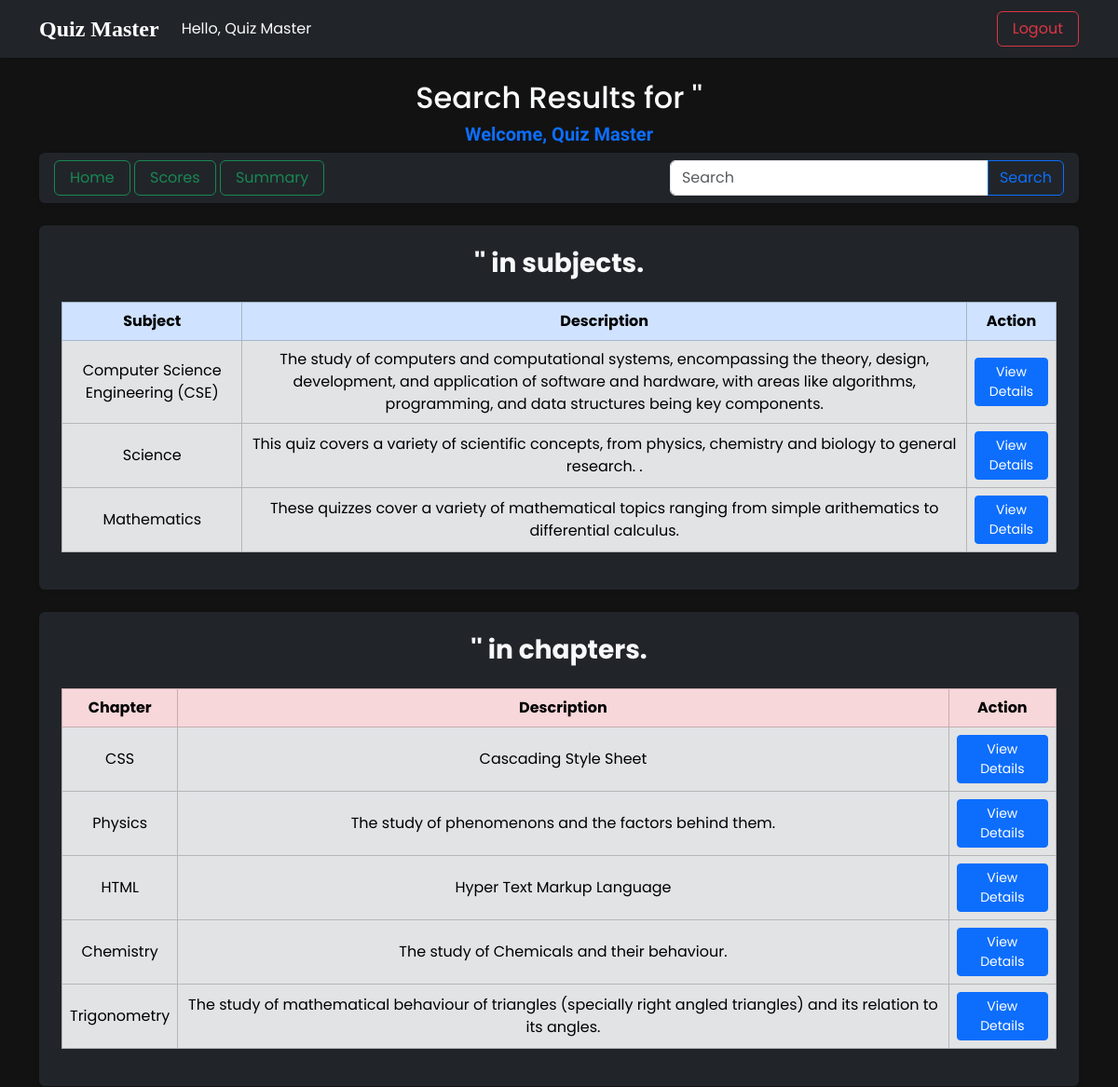
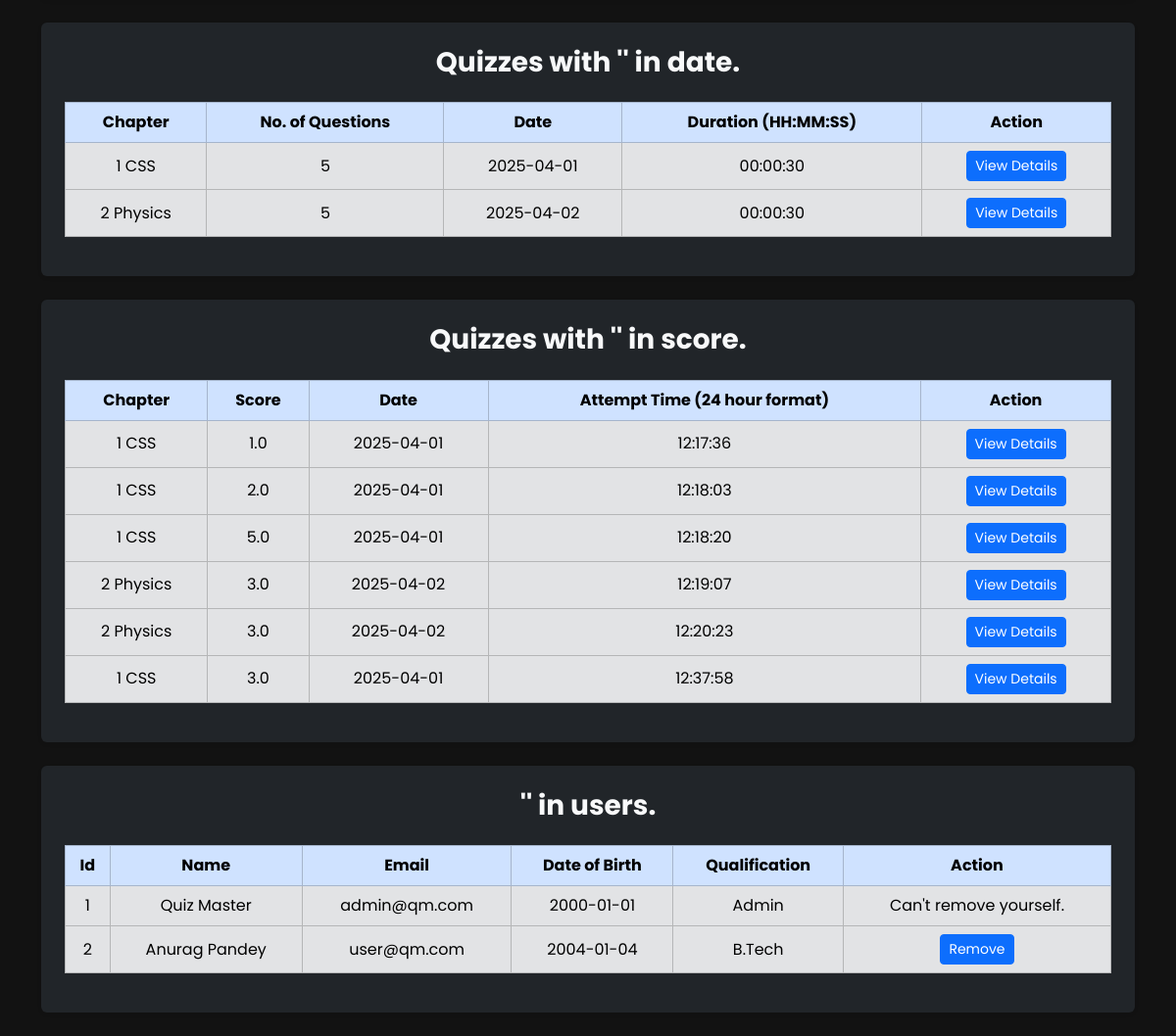
Page /search (signed in) on the committed database (2 pictures, top to bottom).
### applications/models.py (models this page shows)
class User(db.Model):
    id = db.Column(db.Integer, primary_key=True, autoincrement=True)
    email = db.Column(db.String(50), unique=True, nullable=False)
    password = db.Column(db.String(50), nullable=False)
    name = db.Column(db.String(100), nullable=False)
    qualifications = db.Column(db.String(100), nullable=False)
    dob = db.Column(db.Date, nullable=False)
    roles = db.relationship('Role', secondary='user_roles')
    scores = db.relationship('Score', backref='user', cascade="all, delete-orphan")
    user_attempts = db.relationship('UserAttempt', backref='user', cascade="all, delete-orphan")

class Subject(db.Model):
    id = db.Column(db.Integer, primary_key=True, autoincrement=True)
    name = db.Column(db.String(100), nullable=False, unique=True)
    description = db.Column(db.Text, nullable=True)
    chapters = db.relationship('Chapter', backref='subject', cascade="all, delete-orphan")

class Chapter(db.Model):
    id = db.Column(db.Integer, primary_key=True, autoincrement=True)
    name = db.Column(db.String(100), nullable=False, unique=True)
    description = db.Column(db.Text, nullable=True)
    subject_id = db.Column(db.Integer, db.ForeignKey('subject.id'), nullable=False)
    quizzes = db.relationship('Quiz', backref='chapter', cascade="all, delete")

class Quiz(db.Model):
    id = db.Column(db.Integer, primary_key=True, autoincrement=True)
    chapter_id = db.Column(db.Integer, db.ForeignKey('chapter.id', ondelete="CASCADE"), unique=True, nullable=False)
    date_of_quiz = db.Column(db.Date, nullable=False)
    time_duration = db.Column(db.String(10), nullable=False)
    remarks = db.Column(db.Text, nullable=True)
    questions = db.relationship('Question', backref='quiz', cascade="all, delete-orphan")
    scores = db.relationship('Score', backref='quiz', lazy=True)

class Score(db.Model):
    id = db.Column(db.Integer, primary_key=True, autoincrement=True)
    quiz_id = db.Column(db.Integer, db.ForeignKey('quiz.id'), nullable=False)
    user_id = db.Column(db.Integer, db.ForeignKey('user.id'), nullable=False)
    time_stamp_of_attempt = db.Column(db.String(8), nullable=False)
    total_scored = db.Column(db.Float, nullable=False)

### applications/routes.py (the view, shortened to what this page needs)
@app.route('/search')
def search():
    query = request.args.get('query', '').strip().lower()  # Get the query and normalize it
    if query == "summary":
        return redirect(url_for('summary'))
    elif query == "quiz":
        return redirect(url_for('quiz'))
    elif query == "home":
        if session['user_role'] == 'user':
            return redirect(url_for('user_dashboard'))
        elif session['user_role'] == 'admin':
            return redirect(url_for('admin_dashboard'))
    elif query == "scores":
        return redirect(url_for('scores'))
    elif query == "manage users" or query == "user management" or query == "users" or query == "user":
        return redirect(url_for('user_management'))
    if session['user_role'] == 'admin':
        subjects = Subject.query.filter(Subject.name.contains(query) | Subject.description.contains(query)).all()
        all_subjects = Subject.query.all()
        chapters = Chapter.query.filter(Chapter.name.contains(query) | Chapter.description.contains(query)).all()
        all_chapters = Chapter.query.all()
        quizzes = Quiz.query.filter(Quiz.chapter_id.contains(query)).all()
        all_quizzes = Quiz.query.all()
        users = User.query.filter(User.name.contains(query) | User.email.contains(query) | User.qualifications.contains(query) | User.dob.contains(query) | User.id.contains(query)).all()
        dates = Quiz.query.filter(Quiz.date_of_quiz.contains(query)).all()
        scores = Score.query.filter(Score.total_scored.contains(query)).all()
        return render_template('admin_search/search.html', query=query, subjects=subjects, all_subjects=all_subjects, chapters=chapters, all_chapters=all_chapters, quizzes=quizzes, all_quizzes=all_quizzes, users=users, dates=dates, scores=scores)

### templates/admin_search/search.html (shortened to what this page needs)
{% extends "base.html" %}
{% block body %}
<div class="container my-4">
    <h2 class="text-center text-light">Search Results for '{{ query }}'</h2>
    <h5 class="text-center fw-bold text-primary heading">Welcome, {{ session['user_name'] }}</h5>
    <div class="d-flex justify-content-between align-items-center p-3 bg-dark rounded shadow-sm py-2 mt-2 mb-4">
        <nav>
            <a class="btn btn-outline-success px-3" href="{{ url_for('admin_dashboard') }}">Home</a>
            <a class="btn btn-outline-success px-3" href="{{url_for('quiz')}}">Scores</a>
            <a class="btn btn-outline-success px-3" href="{{ url_for('summary') }}">Summary</a>
        </nav>
        <div class="d-flex align-items-center gap-3">
            <form method="GET" action="{{ url_for('search') }}">
                <div class="input-group">
                    <input type="search" name="query" class="form-control" placeholder="Search" aria-label="Search" aria-describedby="search-addon" required />
                    <button type="submit" class="btn btn-outline-primary">Search</button>
                </div>
            </form>
        </div>
    </div>
    <div class="mt-4 p-4 bg-dark rounded shadow-sm">
        <h3 class="text-center text-light fw-bold">'{{ query }}' in subjects.</h3>
        <div class="table-responsive">
            <table class="table table-bordered text-center align-middle mt-3">
                <thead class="table-primary">
                    <tr>
                        <th>Subject</th>
                        <th>Description</th>
                        <th>Action</th>
                    </tr>
                </thead>
                <tbody class="table-secondary">
                    {% if subjects %}
                    {% for subject in subjects %}
                    <tr>
                        <td>{{ subject.name }}</td>
                        <td>{{ subject.description }}</td>
                        <td>
                            <a href="{{ url_for('subject', subject_id=subject.id) }}" class="btn btn-sm btn-primary">View Details</a>
                        </td>
                    </tr>
                    {% endfor %}
                    {% else %}
                    <tr>
                        <td colspan="3">No subjects named '{{ query }}' found.</td>
                    </tr>
                    {% endif %}
                </tbody>
            </table>
        </div>
    </div>
    <div class="mt-4 p-4 bg-dark rounded shadow-sm">
        <h3 class="text-center text-light fw-bold">'{{ query }}' in chapters.</h3>
        <div class="table-responsive">
            <table class="table table-bordered text-center align-middle mt-3">
                <thead class="table-danger">
                    <tr>
                        <th>Chapter</th>
                        <th>Description</th>
                        <th>Action</th>
                    </tr>
                </thead>
                <tbody class="table-secondary">
                    {% if chapters %}
                    {% for chapter in chapters %}
                    <tr>
                        <td>{{ chapter.name }}</td>
                        <td>{{ chapter.description }}</td>
                        <td>
                            <a href="{{ url_for('chapter', chapter_id=chapter.id) }}" class="btn btn-sm btn-primary">View Details</a>
                        </td>
                    </tr>
                    {% endfor %}
                    {% else %}
                    <tr>
                        <td colspan="3">No chapters found.</td>
                    </tr>
                    {% endif %}
                </tbody>
            </table>
        </div>
    </div>
    <div class="mt-4 p-4 bg-dark rounded shadow-sm">
        <h3 class="text-center text-light fw-bold">Quizzes with '{{ query }}' in date.</h3>
        <div class="table-responsive">
            <table class="table table-bordered text-center align-middle mt-3">
                <thead class="table-primary">
                    <tr>
                        <th>Chapter</th>
                        <th>No. of Questions</th>
                        <th>Date</th>
                        <th>Duration (HH:MM:SS)</th>
                        <th>Action</th>
                    </tr>
                </thead>
                <tbody class="table-secondary">
                    {% if dates %}
                    {% for quiz in dates %}
                    <tr>
                        <td>{{ quiz.chapter_id }} {{ all_chapters[quiz.chapter_id - 1].name }}</td>
                        <td>{{ quiz.questions|length }}</td>
                        <td>{{ quiz.date_of_quiz }}</td>
                        <td>{{ quiz.time_duration }}</td>
                        <td>
                            <a href="{{ url_for('view_quiz', quiz_id=quiz.id) }}" class="btn btn-sm btn-primary">View Details</a>
                        </td>
                    </tr>
                    {% endfor %}
                    {% else %}
                    <tr>
                        <td colspan="5">No quiz found.</td>
                    </tr>
                    {% endif %}
                </tbody>
            </table>
        </div>
    </div>
    <div class="mt-4 p-4 bg-dark rounded shadow-sm">
        <h3 class="text-center text-light fw-bold">Quizzes with '{{ query }}' in score.</h3>
        <div class="table-responsive">
            <table class="table table-bordered text-center align-middle mt-3">
                <thead class="table-primary">
                    <tr>
                        <th>Chapter</th>
                        <th>Score</th>
                        <th>Date</th>
                        <th>Attempt Time (24 hour format)</th>
                        <th>Action</th>
                    </tr>
                </thead>
                <tbody class="table-secondary">
                    {% if scores %}
                    {% for score in scores %}
                    <tr>
                        <td>{{ score.quiz_id }} {{ all_chapters[all_quizzes[score.quiz_id - 1].chapter_id - 1].name }}</td>
                        <td>{{ score.total_scored|round }}</td>
                        <td>{{ all_quizzes[score.quiz_id - 1].date_of_quiz }}</td>
                        <td>{{ score.time_stamp_of_attempt }}</td>
                        <td>
                            <a href="{{ url_for('view_quiz', quiz_id=score.quiz_id) }}" class="btn btn-sm btn-primary">View Details</a>
                        </td>
                    </tr>
                    {% endfor %}
                    {% else %}
                    <tr>
                        <td colspan="5">No quiz found.</td>
                    </tr>
                    {% endif %}
                </tbody>
            </table>
        </div>
    </div>
    <div class="mt-4 p-4 bg-dark rounded shadow-sm">
        <h3 class="text-center text-light fw-bold">'{{ query }}' in users.</h3>
        <div class="table-responsive">
            <table class="table table-bordered text-center align-middle mt-3">
                <thead class="table-primary">
                    <tr>
                        <th>Id</th>
                        <th>Name</th>
                        <th>Email</th>
                        <th>Date of Birth</th>
                        <th>Qualification</th>
                        <th>Action</th>
                    </tr>
                </thead>
                <tbody class="table-secondary">
                    {% if users %}
                    {% for user in users %}
                    <tr>
                        <td>{{ user.id }}</td>
                        <td>{{ user.name }}</td>
                        <td>{{ user.email }}</td>
                        <td>{{ user.dob }}</td>
                        <td>{{ user.qualifications }}</td>
                        <td>
                            {% if user.id == session['user_id'] %}
                            Can't remove yourself.<br>
                            {%else%}
                            <a href="{{ url_for('remove_user', user_id=user.id) }}" class="btn btn-sm btn-primary">Remove</a>
                            {% endif %}
                        </td>
                    </tr>
                    {% endfor %}
                    {% else %}
                    <tr>
                        <td colspan="4">No users found.</td>
                    </tr>
                    {% endif %}
                </tbody>
            </table>
        </div>
    </div>
</div>
{% endblock %}

### templates/navbar.html (shortened to what this page needs)
<nav class="navbar navbar-expand-lg navbar-dark bg-dark shadow-sm">
  <div class="container">
    <a class="navbar-brand fw-bold fs-4" href="/">Quiz Master</a>
    <div class="collapse navbar-collapse" id="navbarSupportedContent">
      {% if not session['user_email'] %}
        <ul style="margin-left: auto;" class="d-flex gap-3 navbar-nav mb-2 mb-lg-0">
          <li class="nav-item">
            <a class="btn btn-outline-success" href="/login">Log In</a>
          </li>
          <li class="nav-item">
            <a class="btn btn-outline-primary" href="/register">Register</a>
          </li>
        </ul>
      {% else %}
        <ul class="navbar-nav me-auto mb-2 mb-lg-0">
          <li class="nav-item">
            <a class="nav-link text-light">Hello, {{ session['user_name'] }}</a>
          </li>
        </ul>
        <div class="d-flex gap-3">
          <a class="btn btn-outline-danger px-3" href="{{ url_for('logout') }}">Logout</a>
        </div>
      {% endif %}
    </div>
  </div>
</nav>

### static/style.css (style rules this page uses)
* { margin: 0; padding: 0; box-sizing: border-box; }
html, body { height: 100%; overflow-x: hidden; }
html { scroll-behavior: smooth; }
body { background-color: #121212; color: #E0E0E0; font-family: 'Poppins', sans-serif; }
.heading { font-family: 'Delius', cursive; }
.navbar-brand { font-family: 'Times New Roman', Times, serif; }

### rows in the picture
User: user_name "Quiz Master", id "1", name "Quiz Master", email "admin@qm.com", dob "2000-01-01", qualifications "Admin", shows "Can't remove yourself."
Subject: name "Computer Science Engineering (CSE)", description "The study of computers and computational systems, encompassing the theory, design, development, and application of software and hardware, with areas like algorithms, programming, and data structures being key components."
Subject: name "Science", description "This quiz covers a variety of scientific concepts, from physics, chemistry and biology to general research. ."
Subject: name "Mathematics", description "These quizzes cover a variety of mathematical topics ranging from simple arithematics to differential calculus."
Chapter: name "CSS", description "Cascading Style Sheet"
Chapter: name "Physics", description "The study of phenomenons and the factors behind them."
Chapter: name "HTML", description "Hyper Text Markup Language"
Chapter: name "Chemistry", description "The study of Chemicals and their behaviour."
Chapter: name "Trigonometry", description "The study of mathematical behaviour of triangles (specially right angled triangles) and its relation to its angles."
Quiz: chapter_id "1", questions|length "5", date_of_quiz "2025-04-01", time_duration "00:00:30"
Quiz: chapter_id "2", questions|length "5", date_of_quiz "2025-04-02", time_duration "00:00:30"
Score: quiz_id "1", total_scored "1.0", quiz.date_of_quiz "2025-04-01", time_stamp_of_attempt "12:17:36"
Score: quiz_id "1", total_scored "2.0", quiz.date_of_quiz "2025-04-01", time_stamp_of_attempt "12:18:03"
Score: quiz_id "1", total_scored "5.0", quiz.date_of_quiz "2025-04-01", time_stamp_of_attempt "12:18:20"
Score: quiz_id "2", total_scored "3.0", quiz.date_of_quiz "2025-04-02", time_stamp_of_attempt "12:19:07"
Score: quiz_id "2", total_scored "3.0", quiz.date_of_quiz "2025-04-02", time_stamp_of_attempt "12:20:23"
Score: quiz_id "1", total_scored "3.0", quiz.date_of_quiz "2025-04-01", time_stamp_of_attempt "12:37:58"
User: id "2", name "Anurag Pandey", email "user@qm.com", dob "2004-01-04", qualifications "B.Tech"
